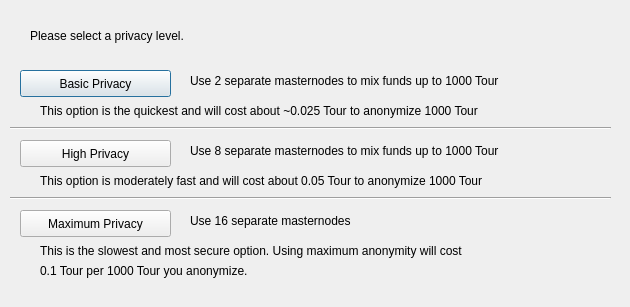
<?xml version="1.0" encoding="UTF-8"?>
<ui version="4.0">
 <class>DarksendConfig</class>
 <widget class="QDialog" name="DarksendConfig">
  <property name="geometry">
   <rect>
    <x>0</x>
    <y>0</y>
    <width>630</width>
    <height>307</height>
   </rect>
  </property>
  <property name="windowTitle">
   <string>Configure PrivateSend</string>
  </property>
  <widget class="QPushButton" name="buttonBasic">
   <property name="geometry">
    <rect>
     <x>20</x>
     <y>70</y>
     <width>151</width>
     <height>27</height>
    </rect>
   </property>
   <property name="text">
    <string>Basic Privacy</string>
   </property>
  </widget>
  <widget class="QPushButton" name="buttonHigh">
   <property name="geometry">
    <rect>
     <x>20</x>
     <y>140</y>
     <width>151</width>
     <height>27</height>
    </rect>
   </property>
   <property name="text">
    <string>High Privacy</string>
   </property>
  </widget>
  <widget class="QPushButton" name="buttonMax">
   <property name="geometry">
    <rect>
     <x>20</x>
     <y>210</y>
     <width>151</width>
     <height>27</height>
    </rect>
   </property>
   <property name="text">
    <string>Maximum Privacy</string>
   </property>
  </widget>
  <widget class="QLabel" name="label">
   <property name="geometry">
    <rect>
     <x>30</x>
     <y>20</y>
     <width>571</width>
     <height>31</height>
    </rect>
   </property>
   <property name="text">
    <string>Please select a privacy level.</string>
   </property>
  </widget>
  <widget class="QLabel" name="label_2">
   <property name="geometry">
    <rect>
     <x>190</x>
     <y>70</y>
     <width>421</width>
     <height>21</height>
    </rect>
   </property>
   <property name="text">
    <string>Use 2 separate masternodes to mix funds up to 1000 Tour</string>
   </property>
  </widget>
  <widget class="QLabel" name="label_3">
   <property name="geometry">
    <rect>
     <x>190</x>
     <y>140</y>
     <width>411</width>
     <height>21</height>
    </rect>
   </property>
   <property name="text">
    <string>Use 8 separate masternodes to mix funds up to 1000 Tour</string>
   </property>
  </widget>
  <widget class="QLabel" name="label_4">
   <property name="geometry">
    <rect>
     <x>190</x>
     <y>210</y>
     <width>421</width>
     <height>21</height>
    </rect>
   </property>
   <property name="text">
    <string>Use 16 separate masternodes</string>
   </property>
  </widget>
  <widget class="QLabel" name="label_6">
   <property name="geometry">
    <rect>
     <x>40</x>
     <y>100</y>
     <width>561</width>
     <height>21</height>
    </rect>
   </property>
   <property name="text">
    <string>This option is the quickest and will cost about ~0.025 Tour to anonymize 1000 Tour</string>
   </property>
  </widget>
  <widget class="QLabel" name="label_7">
   <property name="geometry">
    <rect>
     <x>40</x>
     <y>170</y>
     <width>561</width>
     <height>21</height>
    </rect>
   </property>
   <property name="text">
    <string>This option is moderately fast and will cost about 0.05 Tour to anonymize 1000 Tour</string>
   </property>
  </widget>
  <widget class="QLabel" name="label_8">
   <property name="geometry">
    <rect>
     <x>40</x>
     <y>240</y>
     <width>561</width>
     <height>21</height>
    </rect>
   </property>
   <property name="text">
    <string>This is the slowest and most secure option. Using maximum anonymity will cost</string>
   </property>
  </widget>
  <widget class="QLabel" name="label_9">
   <property name="geometry">
    <rect>
     <x>40</x>
     <y>260</y>
     <width>561</width>
     <height>21</height>
    </rect>
   </property>
   <property name="text">
    <string>0.1 Tour per 1000 Tour you anonymize.</string>
   </property>
  </widget>
  <widget class="Line" name="line">
   <property name="geometry">
    <rect>
     <x>10</x>
     <y>120</y>
     <width>601</width>
     <height>16</height>
    </rect>
   </property>
   <property name="orientation">
    <enum>Qt::Horizontal</enum>
   </property>
  </widget>
  <widget class="Line" name="line_2">
   <property name="geometry">
    <rect>
     <x>10</x>
     <y>190</y>
     <width>601</width>
     <height>16</height>
    </rect>
   </property>
   <property name="orientation">
    <enum>Qt::Horizontal</enum>
   </property>
  </widget>
 </widget>
 <resources/>
 <connections/>
</ui>
